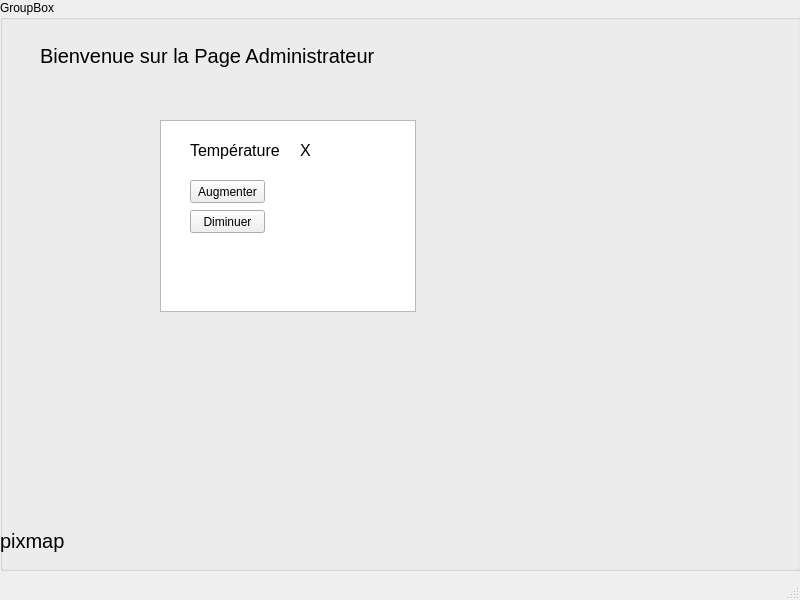
<?xml version="1.0" encoding="UTF-8"?>
<ui version="4.0">
 <class>AdminWindow</class>
 <widget class="QMainWindow" name="AdminWindow">
  <property name="geometry">
   <rect>
    <x>0</x>
    <y>0</y>
    <width>800</width>
    <height>600</height>
   </rect>
  </property>
  <property name="windowTitle">
   <string>MainWindow</string>
  </property>
  <widget class="QWidget" name="centralwidget">
   <widget class="QGroupBox" name="groupBox">
    <property name="geometry">
     <rect>
      <x>0</x>
      <y>0</y>
      <width>801</width>
      <height>571</height>
     </rect>
    </property>
    <property name="title">
     <string>GroupBox</string>
    </property>
    <widget class="QLabel" name="label_2">
     <property name="geometry">
      <rect>
       <x>40</x>
       <y>10</y>
       <width>401</width>
       <height>91</height>
      </rect>
     </property>
     <property name="font">
      <font>
       <pointsize>15</pointsize>
      </font>
     </property>
     <property name="text">
      <string>Bienvenue sur la Page Administrateur</string>
     </property>
    </widget>
    <widget class="QLabel" name="label">
     <property name="geometry">
      <rect>
       <x>380</x>
       <y>30</y>
       <width>51</width>
       <height>51</height>
      </rect>
     </property>
     <property name="text">
      <string/>
     </property>
     <property name="pixmap">
      <pixmap resource="ressources.qrc">:/images/Ressources/AdminLogo.jpg</pixmap>
     </property>
     <property name="scaledContents">
      <bool>true</bool>
     </property>
    </widget>
    <widget class="QTableView" name="tableView">
     <property name="geometry">
      <rect>
       <x>160</x>
       <y>120</y>
       <width>256</width>
       <height>192</height>
      </rect>
     </property>
    </widget>
    <widget class="QLabel" name="label_3">
     <property name="geometry">
      <rect>
       <x>0</x>
       <y>520</y>
       <width>71</width>
       <height>41</height>
      </rect>
     </property>
     <property name="font">
      <font>
       <pointsize>15</pointsize>
      </font>
     </property>
     <property name="text">
      <string>pixmap</string>
     </property>
    </widget>
    <widget class="QPushButton" name="pushButton_Plus">
     <property name="geometry">
      <rect>
       <x>190</x>
       <y>180</y>
       <width>75</width>
       <height>23</height>
      </rect>
     </property>
     <property name="text">
      <string>Augmenter</string>
     </property>
    </widget>
    <widget class="QPushButton" name="pushButton_Moins">
     <property name="geometry">
      <rect>
       <x>190</x>
       <y>210</y>
       <width>75</width>
       <height>23</height>
      </rect>
     </property>
     <property name="text">
      <string>Diminuer</string>
     </property>
    </widget>
    <widget class="QLabel" name="label_5">
     <property name="geometry">
      <rect>
       <x>190</x>
       <y>130</y>
       <width>141</width>
       <height>41</height>
      </rect>
     </property>
     <property name="font">
      <font>
       <pointsize>12</pointsize>
      </font>
     </property>
     <property name="text">
      <string>Température</string>
     </property>
    </widget>
    <widget class="QLabel" name="label_Valeur">
     <property name="geometry">
      <rect>
       <x>300</x>
       <y>130</y>
       <width>141</width>
       <height>41</height>
      </rect>
     </property>
     <property name="font">
      <font>
       <pointsize>12</pointsize>
      </font>
     </property>
     <property name="text">
      <string>X</string>
     </property>
    </widget>
   </widget>
  </widget>
  <widget class="QMenuBar" name="menubar">
   <property name="geometry">
    <rect>
     <x>0</x>
     <y>0</y>
     <width>800</width>
     <height>21</height>
    </rect>
   </property>
  </widget>
  <widget class="QStatusBar" name="statusbar"/>
 </widget>
 <resources>
  <include location="ressources.qrc"/>
 </resources>
 <connections/>
</ui>
